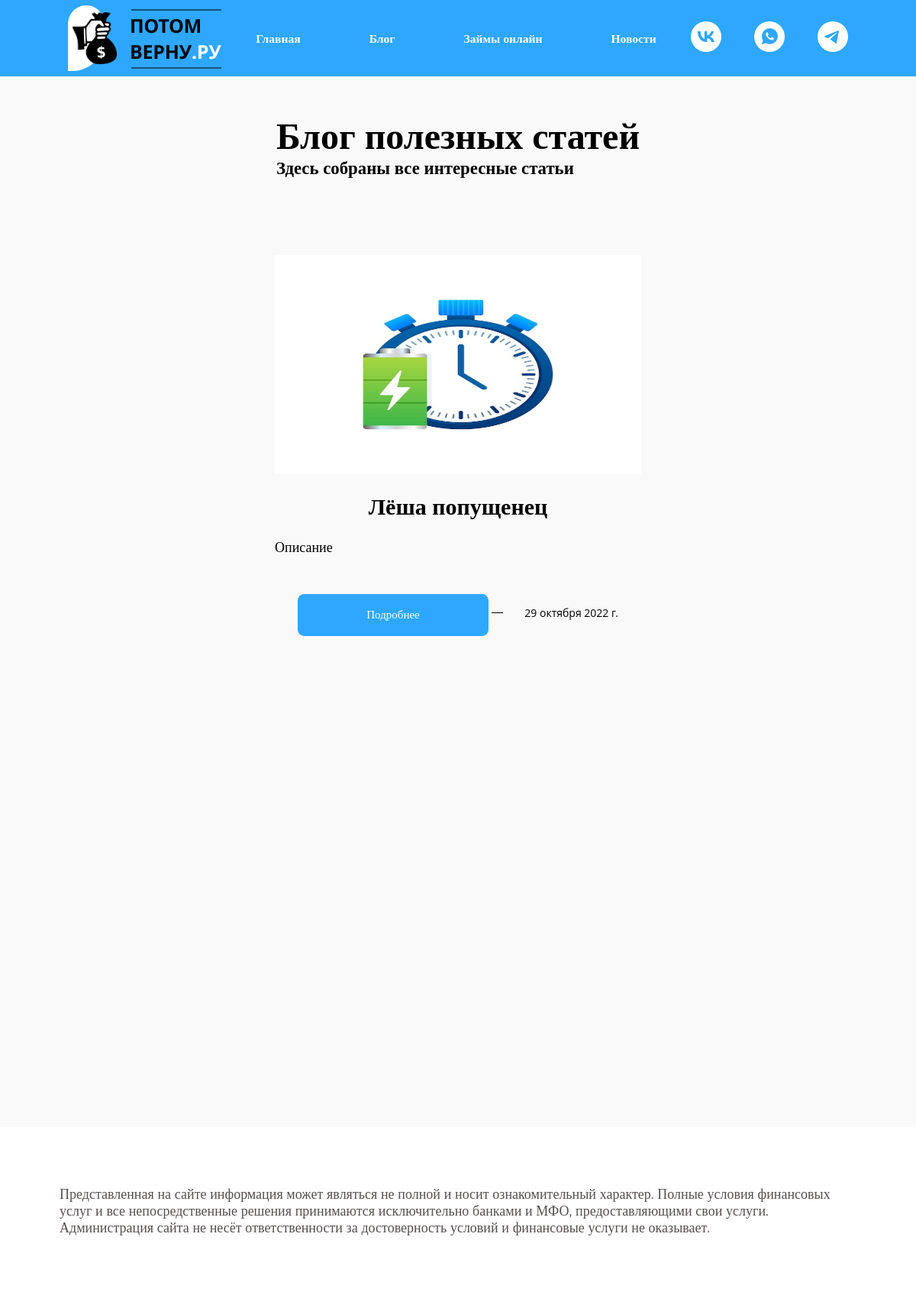
The page /blog/ on the database as committed earlier.
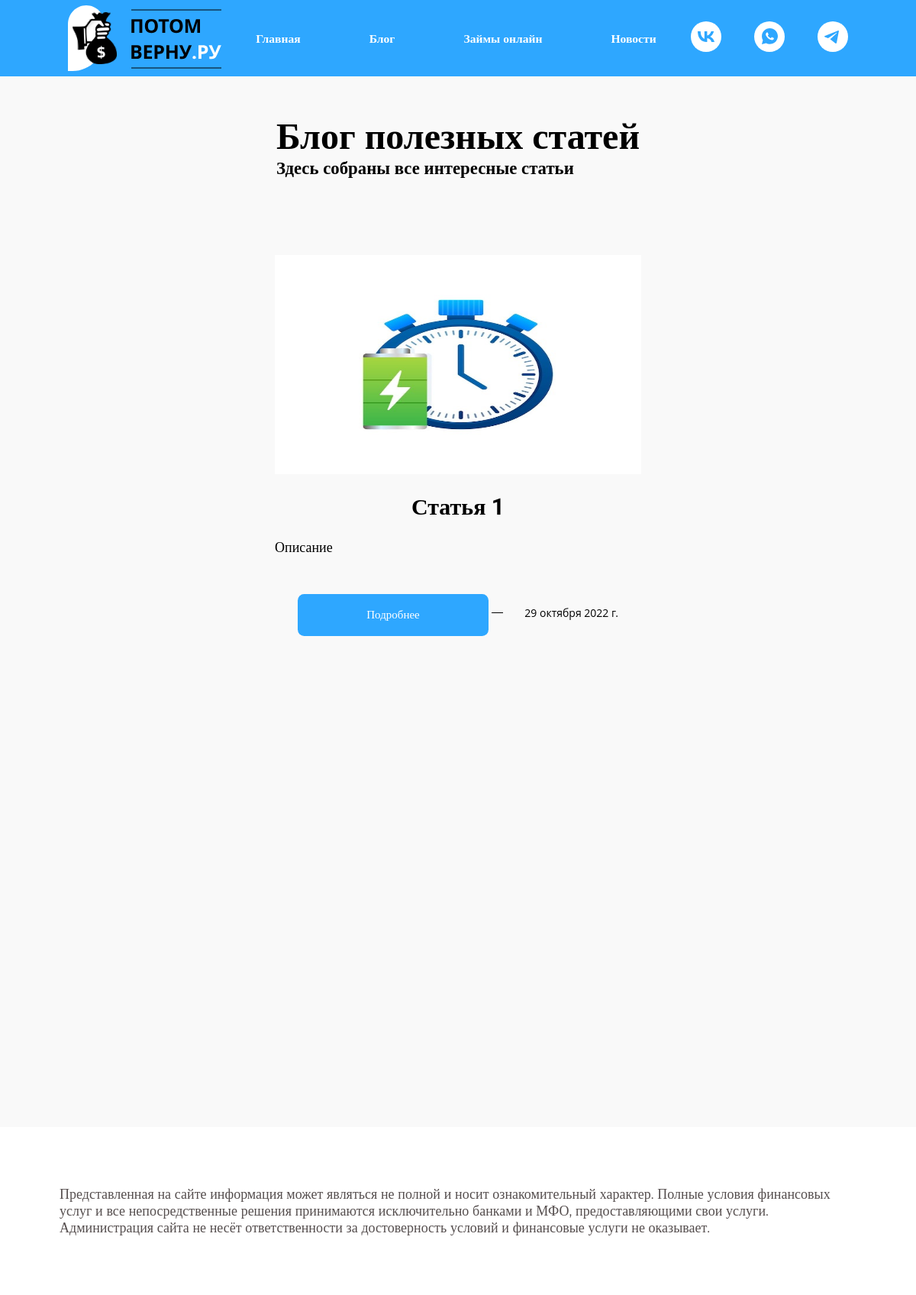
The same page on the database as committed later.
### article/models.py (models this page shows, shortened)
class Article(models.Model):
    title = models.CharField('Название', max_length=100)
    slug = models.SlugField('Ссылка', blank=True, null=True, unique=True, db_index=True)
    text = models.TextField('Текст')
    date = models.DateField('Дата', auto_now_add=True)
    description = models.CharField('Описание', max_length=250)
    article_image = models.ImageField('Изборажение', null=True, upload_to='article/')
    big_status = models.BooleanField('Большая статья', default=False)
    preview_image = models.ImageField('Предварительное изображение', upload_to='article/')
    def get_absolute_url(self):
        return reverse("article", kwargs={"slug": self.slug})
    class Meta:
        verbose_name = 'Статья'
        verbose_name_plural = 'Статьи'
        ordering = ['date', 'title']

### blog/views.py (the view)
# urls.py: path('blog/', views.ArticlesListView.as_view(), name='blog')
class ArticlesListView(ListView):
    model = Article
    template_name = 'blog/blog.html'
    def get_queryset(self):
        articles = Article.objects.filter(big_status=False)
        big_article = Article.objects.get(big_status=True)
        queryset = {
            'article_list': articles,
            'big_article': big_article
        }
        return queryset

### templates/blog/blog.html (shortened to what this page needs)
<!DOCTYPE html>
{% load static%}
<html lang="ru">
<head>
    <link rel="stylesheet" href="{% static 'blog/css/main.css' %}">
    <link rel="stylesheet" href="{% static 'blog/css/header.css' %}">
    <link rel="stylesheet" href="{% static 'blog/css/footer.css' %}">
    <link rel="stylesheet" href="{% static 'blog/css/blog_style.css' %}">
</head>
<body>
    <div class="wrapper">
        {% include 'includes/header.html' %}
        <main>
            <div class="content">
                <div class="main-title">
                    <h1>Блог полезных статей</h1>
                    <p>Здесь собраны все интересные статьи</p>
                </div>
                <div class="article big-article">
                    <img src="{{ object_list.big_article.preview_image.url }}" alt="" class="big-article__img">
                    <p class="article__title">{{ object_list.big_article.title }}</p>
                    <p class="article__text">{{ object_list.big_article.description }}</p>
                    <div class="article__bottom-block">
                        <div class="article__button"><a href="{{ object_list.big_article.get_absolute_url }}">Подробнее</a></div>
                        <div class="article__date">
                            <span>{{ object_list.big_article.date }}</span>
                        </div>
                    </div>
                </div>
        </main>
        {% include 'includes/footer.html' %}
    </div>
</body>
</html>

### templates/includes/header.html (shortened to what this page needs)
{% load static %}
<header class="header">
    <div class="header__content menu">
        <img src="{% static 'main/img/icons/logo.svg'%}" alt="" class="header__logo">
        <nav class="header__nav">
            <ul class="header__list">
                <li class="list__item">
                    <a href="{% url 'main' %}" class="list__link">Главная </a>
                </li>
                <li class="list__item">
                    <a href="{% url 'blog' %}" class="list__link">Блог</a>
                </li>
                <li class="list__item">
                    <a href="#best-service__title" class="list__link burger-scroll-item">Займы онлайн</a>
                </li>
                <li class="list__item">
                    <a href="#news" class="list__link burger-scroll-item">Новости</a>
                </li>
            </ul>
        </nav>
        <div class="header__socials">
            <a href="https://vk.com/potom_verny" class="socials__links social-vk" target="_blank">
                <img src="{% static 'main/img/icons/socials_vk.svg' %}" alt="">
            </a>
            <a href="https://dzen.ru/potomverny" class="socials__links social-wtup" target="_blank">
                <img src="{% static 'main/img/icons/socials_wup.svg' %}" alt="">
            </a>
            <a href="https://t.me/potomverny" class="socials__links social-teleg" target="_blank">
                <img src="{% static 'main/img/icons/socials_teleg.svg' %}" alt="">
            </a>
        </div>
    </div>
</header>

### templates/includes/small_articles.html (shortened to what this page needs)
{% load static %}

### templates/includes/footer.html
{% load static %}
<footer class="footer">
    <span class="footer__text">
        Представленная на сайте информация может являться не полной и носит ознакомительный характер. Полные условия финансовых услуг и все непосредственные решения принимаются исключительно банками и МФО, предоставляющими свои услуги. Администрация сайта не несёт ответственности за достоверность условий и финансовые услуги не оказывает.
    </span>
</footer>

### blog/static/blog/css/main.css (style rules this page uses)
*, *::after, *::before { margin: 0; padding: 0; border: 0; box-sizing: border-box; }
html, body { height: calc(var(--vh, 1vh) * 100); max-width: 100%; overflow-x: hidden; }
body { background-color: #F9F9F9; height: 100%; }
.wrapper { max-width: 100%; min-height: 100%; background-color: #F9F9F9; display: flex; flex-direction: column; }
main { flex: 1 1 auto; }
.content { display: flex; flex-direction: column; max-width: 70vw; margin: 0 auto; margin-top: 50px; }

### blog/static/blog/css/header.css (style rules this page uses)
.header { background-color: #2EA7FF; display: flex; align-items: center; justify-content: center; min-width: 100%; height: 100px; overflow-x: hidden; position: sticky; z-index: 3; top: 0; }
.header__content { display: flex; justify-content: space-between; align-items: center; min-width: 70vw; height: 100%; overflow: hidden; }
.header > .header__content > .header__logo { max-width: 201px; max-height: 86px; viewport-fit: 20px 8px; }
.header__list { display: flex; justify-content: center; max-width: 800px; }
.header__list > .list__item { list-style-type: none; margin: 0 45px 0 45px; }
.header__list > .list__item > a { text-decoration: none; color: #FFFFFF; font-family: 'Inter'; font-style: normal; font-size: 1.3vw; font-weight: 600; }
.header > .header__content > .header__socials { max-width: 250px; height: 40px; }
.header > .header__content > .header__socials { display: flex; justify-content: center; align-items: center; }
.header > .header__content > .header__socials a:first-child { margin-right: 43px; }
.header > .header__content > .header__socials a:last-child { margin-left: 43px; }

### blog/static/blog/css/footer.css (style rules this page uses)
footer { display: flex; align-items: center; justify-content: center; background-color: #FFFFFF; max-width: 100%; min-height: 220px; padding: 20px; }
footer > .footer__text { max-width: 90%; min-height: 80%; font-family: 'Montserrat'; font-style: normal; font-weight: 400; font-size: 18px; line-height: 22px; color: #554E4E; word-wrap: break-word; }

### blog/static/blog/css/blog_style.css (style rules this page uses)
.content { align-items: center; }
.main-title { max-width: 1000px; margin: 0 auto; margin-bottom: 100px; }
.main-title > h1 { font-family: 'Roboto'; font-style: normal; font-weight: 700; font-size: 4vw; }
.main-title > p { font-family: 'Roboto'; font-style: normal; font-weight: 700; font-size: 1.9vw; }
.big-article { max-width: 785px; margin: 0 auto; margin-bottom: 150px; }
.article { display: flex; justify-content: space-between; flex-direction: column; }
.article__button > a { text-decoration: none; display: flex; justify-content: center; align-items: center; width: 100%; height: 100%; }
.big-article > .article__title { padding: 25px 0; font-size: 2.5vw; }
.big-article > .article__text { display: block; max-width: 100%; font-size: 1.5vw; }
.article > .article__title { text-align: center; font-family: 'Roboto'; font-style: normal; font-weight: 700; }
.article > .article__text { text-align: justify; font-family: 'Roboto'; font-style: normal; font-weight: 400; display: flex; flex-grow: 1; }
.article__button > a { font-family: 'Roboto'; font-style: normal; font-weight: 500; font-size: 1.25vw; color: #fff; text-align: center; vertical-align: middle; background-color: transparent; }
.article__button { width: 250px; height: 55px; background: #2EA7FF; border-radius: 0.7vw; }
.article__bottom-block { display: flex; flex-direction: row; justify-content: space-between; padding: 50px 30px; height: 150px; }
.article__bottom-block > .article__date { font-family: 'Open Sans'; font-style: normal; font-weight: 400; font-size: 14px; display: flex; align-items: center; }
.article__bottom-block > .article__date::before { content: ''; display: block; position: relative; right: 20%; height: 1px; width: 15px; background-color: #000; margin: 0 0 0 5px; }
.big-article > img { display: block; width: 40vw; height: 23.9vw; margin: 0 auto; }

Rows that differ between the two databases and show on the page:
changed Article "Описание": big_article "Лёша попущенец" → "Статья 1"
